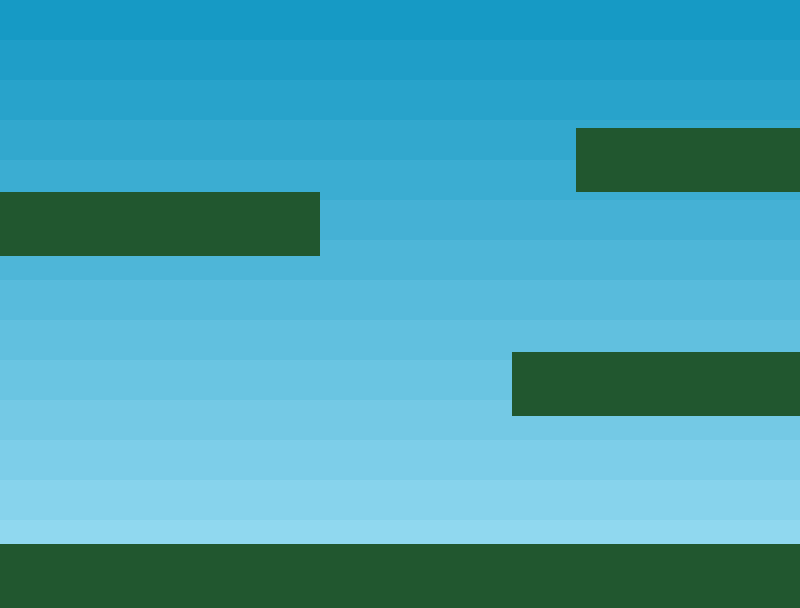

This is a level from a 2D game, rendered from its Tiled map with the project's own tilesets. A one-line summary and the map file follow, with tile-layer data summarised:
An orthogonal 25x19 tile map with 32x32 px tiles, 1 tile layer (Tile Layer 1), 2 tilesets, 1 image layer and 2 objects (Star, spawn).

<map version="1.10" tiledversion="1.12.0" orientation="orthogonal" renderorder="left-down" width="25" height="19" tilewidth="32" tileheight="32" infinite="0" nextlayerid="5" nextobjectid="19">
 <editorsettings>
  <export target="demo.tmj" format="json" />
 </editorsettings>
 <tileset firstgid="1" name="platform" tilewidth="32" tileheight="32" tilecount="12" columns="12">
  <image source="platform.png" trans="ff00ff" width="400" height="32" />
  <tile id="0">
   <properties>
    <property name="isSolid" type="bool" value="true" />
   </properties>
  </tile>
 </tileset>
 <tileset firstgid="13" name="star" class="Star" tilewidth="24" tileheight="22" tilecount="1" columns="1">
  <image source="star.png" trans="ff00ff" width="24" height="22" />
 </tileset>
 <imagelayer id="2" name="background" locked="1">
  <image source="sky.png" width="800" height="600" />
 </imagelayer>
 <layer id="1" name="Tile Layer 1" width="25" height="19" locked="1">
  <data>[475 cells, 102 non-empty, 1 distinct tile ids]</data>
 </layer>
 <objectgroup id="3" name="stars">
  <object id="18" type="Star" gid="13" x="88.6289" y="406.895" width="24" height="22" />
 </objectgroup>
 <objectgroup id="4" name="spawn" locked="1">
  <object id="13" type="spawn" x="28" y="466.667" width="46.6667" height="68" />
 </objectgroup>
</map>
